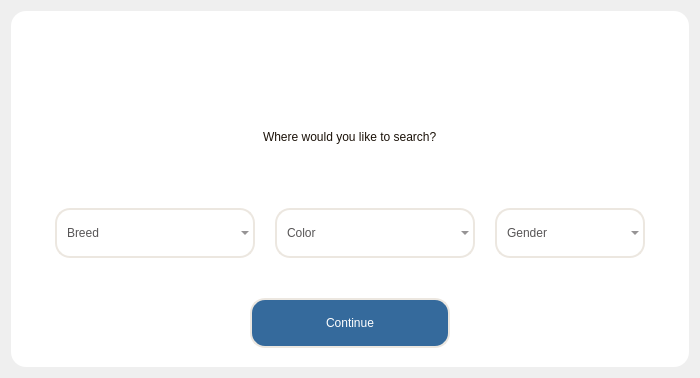
<?xml version="1.0" encoding="UTF-8"?>
<ui version="4.0">
 <class>Dialog</class>
 <widget class="QDialog" name="Dialog">
  <property name="geometry">
   <rect>
    <x>0</x>
    <y>0</y>
    <width>700</width>
    <height>374</height>
   </rect>
  </property>
  <property name="windowTitle">
   <string>Dialog</string>
  </property>
  <layout class="QVBoxLayout" name="verticalLayout">
   <item>
    <widget class="QFrame" name="frame_3">
     <property name="styleSheet">
      <string notr="true">background-color: white;
border-radius: 15px;</string>
     </property>
     <property name="frameShape">
      <enum>QFrame::StyledPanel</enum>
     </property>
     <property name="frameShadow">
      <enum>QFrame::Raised</enum>
     </property>
     <layout class="QVBoxLayout" name="verticalLayout_5">
      <property name="leftMargin">
       <number>10</number>
      </property>
      <property name="topMargin">
       <number>0</number>
      </property>
      <property name="rightMargin">
       <number>10</number>
      </property>
      <property name="bottomMargin">
       <number>10</number>
      </property>
      <item>
       <widget class="QWidget" name="widget_14" native="true">
        <property name="minimumSize">
         <size>
          <width>0</width>
          <height>80</height>
         </size>
        </property>
        <property name="maximumSize">
         <size>
          <width>16777215</width>
          <height>80</height>
         </size>
        </property>
        <layout class="QHBoxLayout" name="horizontalLayout_8">
         <item>
          <widget class="QPushButton" name="btn_back">
           <property name="cursor">
            <cursorShape>PointingHandCursor</cursorShape>
           </property>
           <property name="text">
            <string/>
           </property>
           <property name="icon">
            <iconset>
             <normaloff>../img/icons8-back-26.png</normaloff>../img/icons8-back-26.png</iconset>
           </property>
          </widget>
         </item>
         <item>
          <spacer name="horizontalSpacer_9">
           <property name="orientation">
            <enum>Qt::Horizontal</enum>
           </property>
           <property name="sizeHint" stdset="0">
            <size>
             <width>40</width>
             <height>20</height>
            </size>
           </property>
          </spacer>
         </item>
         <item alignment="Qt::AlignVCenter">
          <widget class="QLabel" name="label_2">
           <property name="minimumSize">
            <size>
             <width>60</width>
             <height>60</height>
            </size>
           </property>
           <property name="maximumSize">
            <size>
             <width>60</width>
             <height>60</height>
            </size>
           </property>
           <property name="text">
            <string/>
           </property>
           <property name="pixmap">
            <pixmap>../img/icons8-cat-48.png</pixmap>
           </property>
           <property name="scaledContents">
            <bool>true</bool>
           </property>
          </widget>
         </item>
         <item>
          <spacer name="horizontalSpacer_10">
           <property name="orientation">
            <enum>Qt::Horizontal</enum>
           </property>
           <property name="sizeHint" stdset="0">
            <size>
             <width>40</width>
             <height>20</height>
            </size>
           </property>
          </spacer>
         </item>
         <item>
          <widget class="QPushButton" name="btn_close">
           <property name="cursor">
            <cursorShape>PointingHandCursor</cursorShape>
           </property>
           <property name="text">
            <string/>
           </property>
           <property name="icon">
            <iconset>
             <normaloff>../img/icons8-multiply-26.png</normaloff>../img/icons8-multiply-26.png</iconset>
           </property>
          </widget>
         </item>
        </layout>
       </widget>
      </item>
      <item>
       <widget class="QWidget" name="widget_15" native="true">
        <property name="minimumSize">
         <size>
          <width>0</width>
          <height>80</height>
         </size>
        </property>
        <property name="maximumSize">
         <size>
          <width>16777215</width>
          <height>80</height>
         </size>
        </property>
        <layout class="QHBoxLayout" name="horizontalLayout_9">
         <item>
          <spacer name="horizontalSpacer">
           <property name="orientation">
            <enum>Qt::Horizontal</enum>
           </property>
           <property name="sizeHint" stdset="0">
            <size>
             <width>40</width>
             <height>20</height>
            </size>
           </property>
          </spacer>
         </item>
         <item>
          <widget class="QLabel" name="label_4">
           <property name="styleSheet">
            <string notr="true">color: #1b1209;
font: 18pt &quot;Bahnschrift&quot;;</string>
           </property>
           <property name="text">
            <string>Where would you like to search?</string>
           </property>
          </widget>
         </item>
         <item>
          <spacer name="horizontalSpacer_2">
           <property name="orientation">
            <enum>Qt::Horizontal</enum>
           </property>
           <property name="sizeHint" stdset="0">
            <size>
             <width>40</width>
             <height>20</height>
            </size>
           </property>
          </spacer>
         </item>
        </layout>
       </widget>
      </item>
      <item>
       <widget class="QWidget" name="widget_16" native="true">
        <property name="minimumSize">
         <size>
          <width>0</width>
          <height>100</height>
         </size>
        </property>
        <property name="maximumSize">
         <size>
          <width>16777215</width>
          <height>120</height>
         </size>
        </property>
        <layout class="QHBoxLayout" name="horizontalLayout_4">
         <property name="spacing">
          <number>20</number>
         </property>
         <item>
          <spacer name="horizontalSpacer_3">
           <property name="orientation">
            <enum>Qt::Horizontal</enum>
           </property>
           <property name="sizeHint" stdset="0">
            <size>
             <width>40</width>
             <height>20</height>
            </size>
           </property>
          </spacer>
         </item>
         <item>
          <widget class="QComboBox" name="comboBox">
           <property name="minimumSize">
            <size>
             <width>200</width>
             <height>50</height>
            </size>
           </property>
           <property name="maximumSize">
            <size>
             <width>250</width>
             <height>50</height>
            </size>
           </property>
           <property name="cursor">
            <cursorShape>PointingHandCursor</cursorShape>
           </property>
           <property name="contextMenuPolicy">
            <enum>Qt::NoContextMenu</enum>
           </property>
           <property name="styleSheet">
            <string notr="true">/* Thiết lập CSS cho combobox */
QComboBox {
    color: #575556;
    font: 14pt &quot;Bahnschrift&quot;;
    border-style: solid;
    border-width: 2px;
    border-color: #ECE7E0;
    padding-left: 10px;
    border-radius: 15px;
    background-color: rgba(255, 0, 0, 0); /* Màu nền sẽ không ảnh hưởng do transparency (alpha = 0) */
}

/* Thiết lập màu nền cho các mục trong combobox khi chưa hover */
QComboBox::item {
    background-color: #575556;
	border-radius: 0px;
}

/* Thiết lập màu nền cho các mục trong combobox khi hover */
QComboBox::item:hover {
    background-color: #ECE7E0;
	border-radius: 0px;
}

QComboBox::item:selected {
    background-color: #ECE7E0;
	border-radius: 0px;
}
</string>
           </property>
           <property name="currentText">
            <string/>
           </property>
           <property name="currentIndex">
            <number>-1</number>
           </property>
           <property name="placeholderText">
            <string>Breed</string>
           </property>
           <property name="duplicatesEnabled">
            <bool>false</bool>
           </property>
           <item>
            <property name="text">
             <string>Maine Coon</string>
            </property>
           </item>
           <item>
            <property name="text">
             <string>Persian</string>
            </property>
           </item>
           <item>
            <property name="text">
             <string>Siamese</string>
            </property>
           </item>
           <item>
            <property name="text">
             <string>Abyssinian</string>
            </property>
           </item>
          </widget>
         </item>
         <item>
          <widget class="QComboBox" name="comboBox_2">
           <property name="minimumSize">
            <size>
             <width>200</width>
             <height>50</height>
            </size>
           </property>
           <property name="maximumSize">
            <size>
             <width>250</width>
             <height>50</height>
            </size>
           </property>
           <property name="cursor">
            <cursorShape>PointingHandCursor</cursorShape>
           </property>
           <property name="styleSheet">
            <string notr="true">/* Thiết lập CSS cho combobox */
QComboBox {
    color: #575556;
    font: 14pt &quot;Bahnschrift&quot;;
    border-style: solid;
    border-width: 2px;
    border-color: #ECE7E0;
    padding-left: 10px;
    border-radius: 15px;
    background-color: rgba(255, 0, 0, 0); /* Màu nền sẽ không ảnh hưởng do transparency (alpha = 0) */
}

/* Thiết lập màu nền cho các mục trong combobox khi chưa hover */
QComboBox::item {
    background-color: #575556;
	border-radius: 0px;
}

/* Thiết lập màu nền cho các mục trong combobox khi hover */
QComboBox::item:hover {
    background-color: #ECE7E0;
	border-radius: 0px;
}

QComboBox::item:selected {
    background-color: #ECE7E0;
	border-radius: 0px;
}
</string>
           </property>
           <property name="placeholderText">
            <string>Color</string>
           </property>
           <item>
            <property name="text">
             <string>Black</string>
            </property>
           </item>
           <item>
            <property name="text">
             <string>Grey</string>
            </property>
           </item>
           <item>
            <property name="text">
             <string>White</string>
            </property>
           </item>
           <item>
            <property name="text">
             <string>Brown</string>
            </property>
           </item>
           <item>
            <property name="text">
             <string>Tabbly</string>
            </property>
           </item>
           <item>
            <property name="text">
             <string>Other</string>
            </property>
           </item>
          </widget>
         </item>
         <item>
          <widget class="QComboBox" name="comboBox_3">
           <property name="minimumSize">
            <size>
             <width>150</width>
             <height>50</height>
            </size>
           </property>
           <property name="maximumSize">
            <size>
             <width>200</width>
             <height>50</height>
            </size>
           </property>
           <property name="cursor">
            <cursorShape>PointingHandCursor</cursorShape>
           </property>
           <property name="styleSheet">
            <string notr="true">/* Thiết lập CSS cho combobox */
QComboBox {
    color: #575556;
    font: 14pt &quot;Bahnschrift&quot;;
    border-style: solid;
    border-width: 2px;
    border-color: #ECE7E0;
    padding-left: 10px;
    border-radius: 15px;
    background-color: rgba(255, 0, 0, 0); /* Màu nền sẽ không ảnh hưởng do transparency (alpha = 0) */
}

/* Thiết lập màu nền cho các mục trong combobox khi chưa hover */
QComboBox::item {
    background-color: #575556;
	border-radius: 0px;
}

/* Thiết lập màu nền cho các mục trong combobox khi hover */
QComboBox::item:hover {
    background-color: #ECE7E0;
	border-radius: 0px;
}

QComboBox::item:selected {
    background-color: #ECE7E0;
	border-radius: 0px;
}
</string>
           </property>
           <property name="placeholderText">
            <string>Gender</string>
           </property>
           <item>
            <property name="text">
             <string>Male</string>
            </property>
           </item>
           <item>
            <property name="text">
             <string>Female</string>
            </property>
           </item>
          </widget>
         </item>
         <item>
          <spacer name="horizontalSpacer_4">
           <property name="orientation">
            <enum>Qt::Horizontal</enum>
           </property>
           <property name="sizeHint" stdset="0">
            <size>
             <width>40</width>
             <height>20</height>
            </size>
           </property>
          </spacer>
         </item>
        </layout>
       </widget>
      </item>
      <item alignment="Qt::AlignHCenter">
       <widget class="QWidget" name="widget_4" native="true">
        <layout class="QHBoxLayout" name="horizontalLayout_5">
         <item>
          <widget class="QPushButton" name="btn_continue">
           <property name="minimumSize">
            <size>
             <width>200</width>
             <height>50</height>
            </size>
           </property>
           <property name="maximumSize">
            <size>
             <width>200</width>
             <height>50</height>
            </size>
           </property>
           <property name="cursor">
            <cursorShape>PointingHandCursor</cursorShape>
           </property>
           <property name="styleSheet">
            <string notr="true">QPushButton 
{
background-color: #356a9c;
color: #575556;
font: 16pt &quot;Bahnschrift&quot;;
 border-style: solid;
 border-width: 2px;
border-color: #ECE7E0;
border-radius: 15px;
color: white;
}
QPushButton:hover
{
background-color: #14316c;
}</string>
           </property>
           <property name="text">
            <string>Continue</string>
           </property>
          </widget>
         </item>
        </layout>
       </widget>
      </item>
     </layout>
    </widget>
   </item>
  </layout>
 </widget>
 <resources/>
 <connections/>
</ui>
